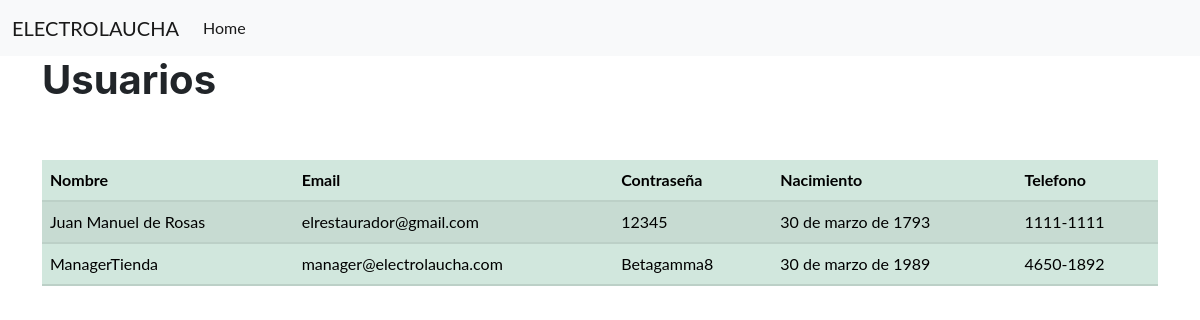
The page /managermenu/verusuarios/ on the database as committed earlier.
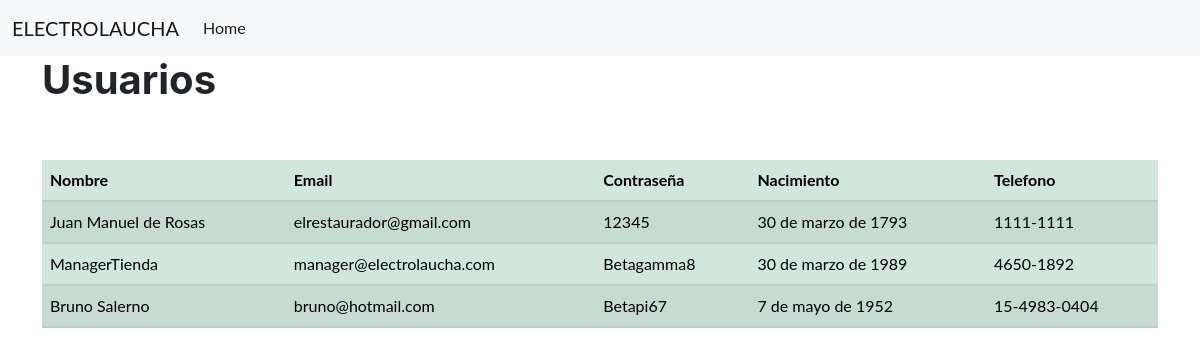
The same page on the database as committed later.
### app1/models.py (models this page shows, shortened)
class Usuario(models.Model):
    nombre = models.CharField(max_length=100, blank=False, null=False)
    email = models.EmailField(max_length=254, unique=True, blank=False, null=False)
    password = models.CharField(max_length=100, blank=False, null=False)
    nacimiento = models.DateField(blank=False, null=False)
    telefono = models.CharField(max_length=100, blank=False, null=False)
    USERNAME_FIELD = "email"

### app1/views.py (the view)
# urls.py: path("managermenu/verusuarios/", view_ver_usuarios),
def view_ver_usuarios(request):
    usuarios = []
    for i in models.Usuario.objects.all():
        usuarios.append(i)
    return render(request, "users/verusuarios.html", {"usuarios": usuarios})

### app1/templates/users/verusuarios.html
{% extends "app1/index.html" %}
{% block content %}
    <h1>Usuarios</h1>
    <br><br>
    <table class="table table-success table-striped">
        <thead>
            <th>Nombre</th>
            <th>Email</th>
            <th>Contraseña</th>
            <th>Nacimiento</th>
            <th>Telefono</th>
        </thead>
        <tbody>
            {% if usuarios %}
                {% for usuario in usuarios %}
                    <tr>
                        <td>{{usuario.nombre}}</td>
                        <td>{{usuario.email}}</td>
                        <td>{{usuario.password}}</td>
                        <td>{{usuario.nacimiento}}</td>
                        <td>{{usuario.telefono}}</td>
                        </tr>
                {% endfor %}
            {% endif %}
        </tbody>
    </table>
    <br><br>
{% endblock content %}

Rows that differ between the two databases and show on the page:
added Usuario: nombre "Bruno Salerno", email "bruno@hotmail.com", password "Betapi67", nacimiento "7 de mayo de 1952", telefono "15-4983-0404"
